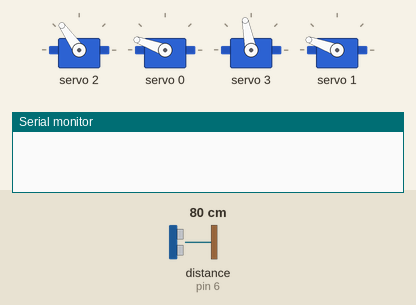
Recording of a sketch running on a simulated Arduino Uno, built with avr-gcc and run on an emulated ATmega328P. On the bench: 4 × servo, the last lines printed to the serial monitor. Wiring (inferred from the names in the program): ultrasonic range finder: trigger pin 7; echo pin 6. The test bench sets the inputs (shaded band); at power-on: distance to the obstacle (sensor on pin 6) 80 cm. The echo pulse lasts 58.3 µs per cm.

Above: at 2.1 s.
2.2 s: distance to the obstacle (sensor on pin 6) set to 22 cm
5.7 s: distance to the obstacle (sensor on pin 6) set to 18 cm
At 8.1 s:
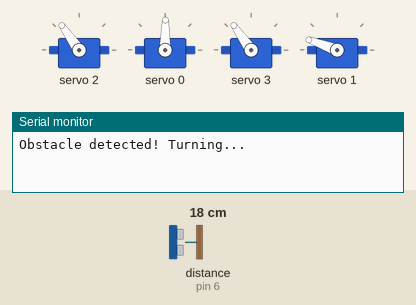
9.2 s: distance to the obstacle (sensor on pin 6) set to 35 cm
At 11.67 s:
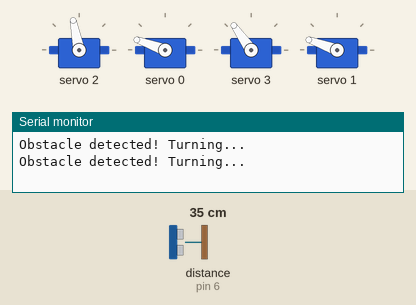
12.7 s: distance to the obstacle (sensor on pin 6) set to 2 cm
At 12.87 s:
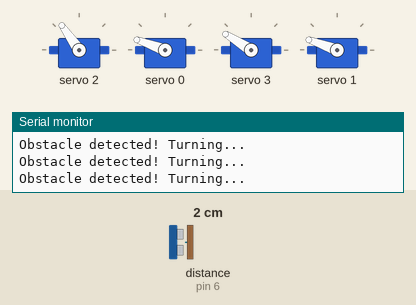
16.2 s: distance to the obstacle (sensor on pin 6) set to 60 cm
At 16.5 s:
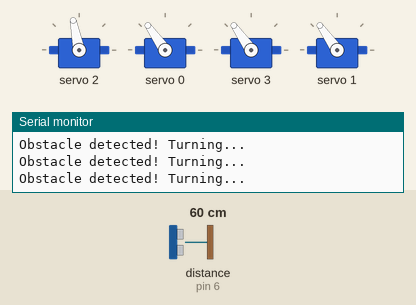
Timing chart, 0 to 20.7 s (numbered marks = the images above; inputs shaded):
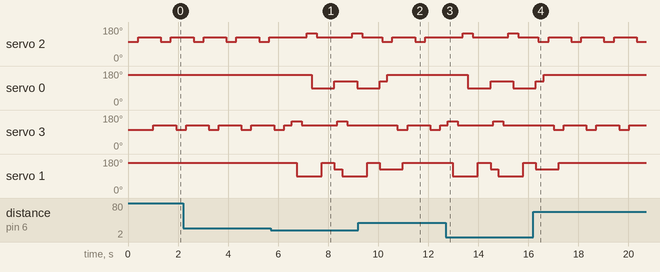

Measured:
- the behaviour switches between 21 and 20 cm on distance to the obstacle (sensor on pin 6) (found by bisection; images 0 and 1)
- after the input at 5.7 s, servo 0: 160° → 89° after 1.6 s, → 125° 0.91 s later, → 89° 0.91 s later; servo 1: 160° → 89° after 1.0 s, → 160° 1.0 s later, → 125° 0.50 s later, → 89° 0.30 s later
- after the input at 9.2 s, servo 2: alternates 125° for 0.91 s and 101° for 0.40 s, starting after 0.97 s; servo 3: alternates 125° for 0.91 s and 101° for 0.40 s, starting after 1.6 s
- after the input at 12.7 s, servo 2: alternates 148° for 0.40 s and 125° for 1.4 s, starting after 0.68 s; servo 0: 160° → 89° after 0.88 s, → 125° 0.91 s later, → 89° 0.90 s later
- after the input at 16.2 s, servo 2: alternates 125° for 0.91 s and 101° for 0.40 s, starting after 0.20 s; servo 3: alternates 125° for 0.91 s and 101° for 0.40 s, starting after 0.81 s

The sketch:

otto_obstracle_avoid.ino
```cpp
#include <Wire.h>
#include <Adafruit_PWMServoDriver.h>

Adafruit_PWMServoDriver pwm = Adafruit_PWMServoDriver();

#define SERVO_FREQ 50
#define SERVOMIN 150
#define SERVOMAX 600

// Define servo channels on PCA9685
#define LeftLeg 0
#define RightLeg 1
#define LeftFoot 2
#define RightFoot 3

// Define ultrasonic sensor pins
#define TRIG_PIN 7
#define ECHO_PIN 6

// Calibration values
int YL = 0;  // Left Leg trim
int YR = 0;  // Right Leg trim
int RL = 0;  // Left Foot trim
int RR = 0;  // Right Foot trim

void setup() {
  Serial.begin(9600);

  // Initialize PCA9685
  pwm.begin();
  pwm.setPWMFreq(SERVO_FREQ);

  // Initialize ultrasonic sensor
  pinMode(TRIG_PIN, OUTPUT);
  pinMode(ECHO_PIN, INPUT);
}

int angleToPulse(int angle) {
  angle = constrain(angle, 0, 180);
  return map(angle, 0, 180, SERVOMIN, SERVOMAX);
}

void setServo(uint8_t servoNum, int angle) {
  pwm.setPWM(servoNum, 0, angleToPulse(angle));
}

void homePosition() {
  setServo(LeftLeg, 90);
  setServo(RightLeg, 90);
  setServo(LeftFoot, 90);
  setServo(RightFoot, 90);
}

long measureDistance() {
  digitalWrite(TRIG_PIN, LOW);
  delayMicroseconds(2);
  digitalWrite(TRIG_PIN, HIGH);
  delayMicroseconds(10);
  digitalWrite(TRIG_PIN, LOW);

  long duration = pulseIn(ECHO_PIN, HIGH);
  long distance = duration * 0.034 / 2; // Convert to cm
  return distance;
}

void walkForward() {
  // Basic walking sequence
  setServo(LeftFoot, 70);
  delay(200);
  setServo(LeftLeg, 120);
  delay(200);
  setServo(LeftFoot, 90);
  delay(200);

  setServo(RightFoot, 70);
  delay(200);
  setServo(RightLeg, 120);
  delay(200);
  setServo(RightFoot, 90);
  delay(200);
}

void walkBackward() {
  // Basic backward walking sequence
  setServo(RightFoot, 110);
  delay(200);
  setServo(RightLeg, 60);
  delay(200);
  setServo(RightFoot, 90);
  delay(200);

  setServo(LeftFoot, 110);
  delay(200);
  setServo(LeftLeg, 60);
  delay(200);
  setServo(LeftFoot, 90);
  delay(200);
}

void turnLeft() {
  setServo(LeftLeg, 120);
  setServo(RightLeg, 60);
  delay(500);
  homePosition();
}

void turnRight() {
  setServo(LeftLeg, 60);
  setServo(RightLeg, 120);
  delay(500);
  homePosition();
}

void avoidObstacle() {
  long distance = measureDistance();
  if (distance < 20) {
    Serial.println("Obstacle detected! Turning...");
    walkBackward();
    turnRight();
  } else {
    walkForward();
  }
}

void loop() {
  avoidObstacle();
  delay(100);
}
```
